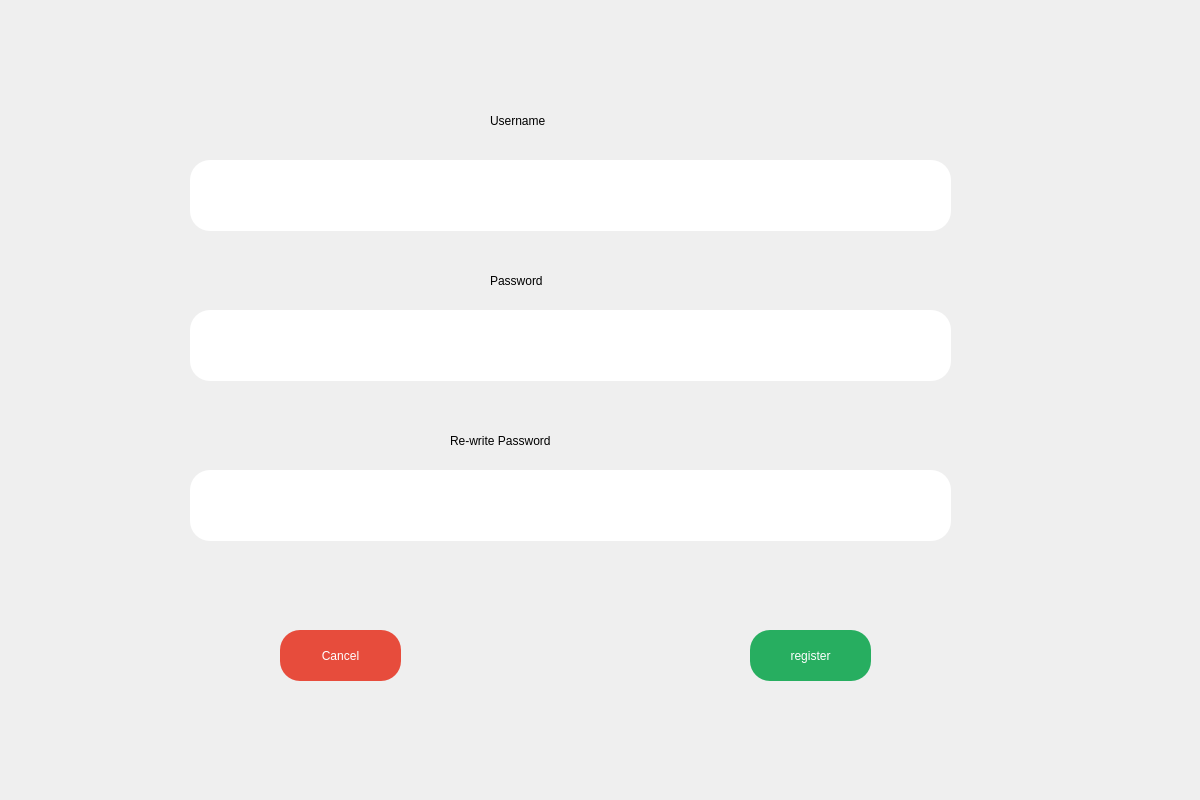
<?xml version="1.0" encoding="UTF-8"?>
<ui version="4.0">
 <class>signupform</class>
 <widget class="QDialog" name="signupform">
  <property name="geometry">
   <rect>
    <x>0</x>
    <y>0</y>
    <width>1200</width>
    <height>800</height>
   </rect>
  </property>
  <property name="minimumSize">
   <size>
    <width>1200</width>
    <height>800</height>
   </size>
  </property>
  <property name="maximumSize">
   <size>
    <width>1200</width>
    <height>800</height>
   </size>
  </property>
  <property name="windowTitle">
   <string>Dialog</string>
  </property>
  <property name="styleSheet">
   <string notr="true">QWidget {
    background: qlineargradient(
        x1:0, y1:0, x2:1, y2:1,
        stop:0 #d16ba5,   /* pinkish purple */
        stop:1 #2575fc    /* vivid blue */
    );
}
</string>
  </property>
  <widget class="QPlainTextEdit" name="txtUsername">
   <property name="geometry">
    <rect>
     <x>190</x>
     <y>160</y>
     <width>761</width>
     <height>71</height>
    </rect>
   </property>
   <property name="styleSheet">
    <string notr="true">background-color: rgb(255, 255, 255);
font: 18pt &quot;Segoe UI&quot;;

    border: none;                /* remove native border */
    border-radius: 20px;         /* makes edges round */
    padding: 5px 15px;   
color: rgb(0, 0, 0);</string>
   </property>
  </widget>
  <widget class="QPlainTextEdit" name="Txtpass">
   <property name="geometry">
    <rect>
     <x>190</x>
     <y>310</y>
     <width>761</width>
     <height>71</height>
    </rect>
   </property>
   <property name="styleSheet">
    <string notr="true">background-color: rgb(255, 255, 255);
font: 18pt &quot;Segoe UI&quot;;

    border: none;                /* remove native border */
    border-radius: 20px;         /* makes edges round */
    padding: 5px 15px;   
color: rgb(0, 0, 0);</string>
   </property>
  </widget>
  <widget class="QPlainTextEdit" name="txtconfirmpass">
   <property name="geometry">
    <rect>
     <x>190</x>
     <y>470</y>
     <width>761</width>
     <height>71</height>
    </rect>
   </property>
   <property name="styleSheet">
    <string notr="true">background-color: rgb(255, 255, 255);
font: 18pt &quot;Segoe UI&quot;;

    border: none;                /* remove native border */
    border-radius: 20px;         /* makes edges round */
    padding: 5px 15px;   
color: rgb(0, 0, 0);</string>
   </property>
  </widget>
  <widget class="QPushButton" name="btnregister">
   <property name="geometry">
    <rect>
     <x>750</x>
     <y>630</y>
     <width>121</width>
     <height>51</height>
    </rect>
   </property>
   <property name="styleSheet">
    <string notr="true">QPushButton {
    font: 14pt &quot;Segoe UI&quot;;

    background-color: #27ae60;  /* green button color */
    color: white;               /* text color */
    border: none;               /* remove native border */
    border-radius: 20px;        /* rounded edges */
    padding: 5px 15px;          /* spacing inside button */
}

QPushButton:hover {
    background-color: #219150;  /* darker green on hover */
}

QPushButton:pressed {
    background-color: #1b7a42;  /* even darker green when pressed */
}
</string>
   </property>
   <property name="text">
    <string>register</string>
   </property>
  </widget>
  <widget class="QPushButton" name="btnCancel">
   <property name="geometry">
    <rect>
     <x>280</x>
     <y>630</y>
     <width>121</width>
     <height>51</height>
    </rect>
   </property>
   <property name="styleSheet">
    <string notr="true">QPushButton {
    font: 14pt &quot;Segoe UI&quot;;

    background-color: #e74c3c;  /* red button color */
    color: white;               /* text color */
    border: none;               /* remove native border */
    border-radius: 20px;        /* makes edges round */
    padding: 5px 15px;          /* spacing inside button */
}

QPushButton:hover {
    background-color: #c0392b;  /* darker red on hover */
}

QPushButton:pressed {
    background-color: #96281b;  /* even darker red when pressed */
}
</string>
   </property>
   <property name="text">
    <string>Cancel</string>
   </property>
  </widget>
  <widget class="QLabel" name="label">
   <property name="geometry">
    <rect>
     <x>490</x>
     <y>100</y>
     <width>141</width>
     <height>41</height>
    </rect>
   </property>
   <property name="styleSheet">
    <string notr="true">background: transparent;
font: 18pt &quot;Segoe UI&quot;;</string>
   </property>
   <property name="text">
    <string>Username </string>
   </property>
  </widget>
  <widget class="QLabel" name="label_2">
   <property name="geometry">
    <rect>
     <x>490</x>
     <y>260</y>
     <width>141</width>
     <height>41</height>
    </rect>
   </property>
   <property name="styleSheet">
    <string notr="true">background: transparent;
font: 18pt &quot;Segoe UI&quot;;</string>
   </property>
   <property name="text">
    <string>Password</string>
   </property>
  </widget>
  <widget class="QLabel" name="label_3">
   <property name="geometry">
    <rect>
     <x>450</x>
     <y>420</y>
     <width>251</width>
     <height>41</height>
    </rect>
   </property>
   <property name="styleSheet">
    <string notr="true">background: transparent;
font: 18pt &quot;Segoe UI&quot;;</string>
   </property>
   <property name="text">
    <string>Re-write Password</string>
   </property>
  </widget>
 </widget>
 <resources/>
 <connections/>
</ui>
